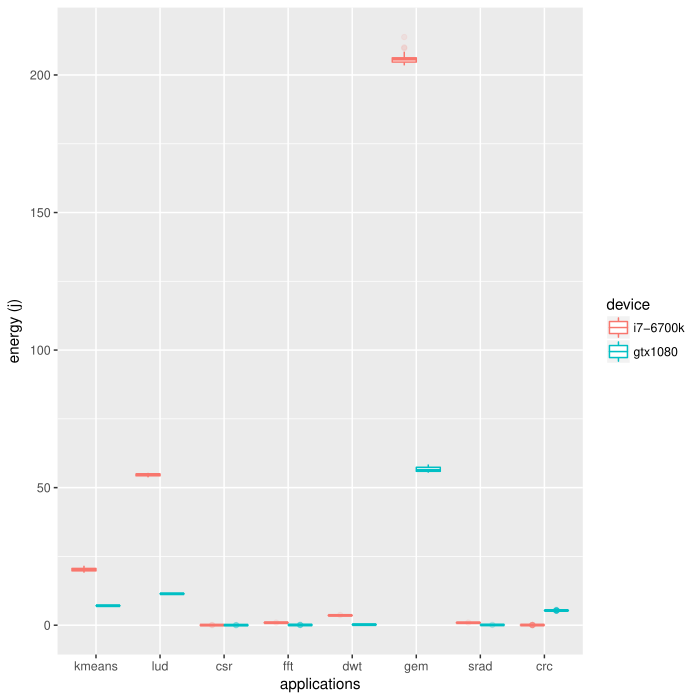

Here is the R script that generated this plot:
source("utils.R")
source("stats.R")
source("aes.R")
source("functions.R")
source("load_data.R")

p <- ggplot(data.energy, aes(x=application,y=energy,color=device)) + geom_boxplot(outlier.alpha = 0.1,varwidth=TRUE) + ylab('energy (j)') + xlab("applications")
pdf('../figures/energy_charts.pdf')
print(p)
dev.off()

breaks=c(0.02,0.2,2,20,200)
p <- ggplot(data.energy, aes(x=application,y=energy,color=device)) + geom_boxplot(outlier.alpha = 0.1,varwidth=TRUE) + ylab('energy (j)') + xlab("applications") + scale_y_continuous(trans='log10', breaks=breaks, labels=breaks)
pdf('../figures/energy_charts_log10.pdf')
print(p)
dev.off()
